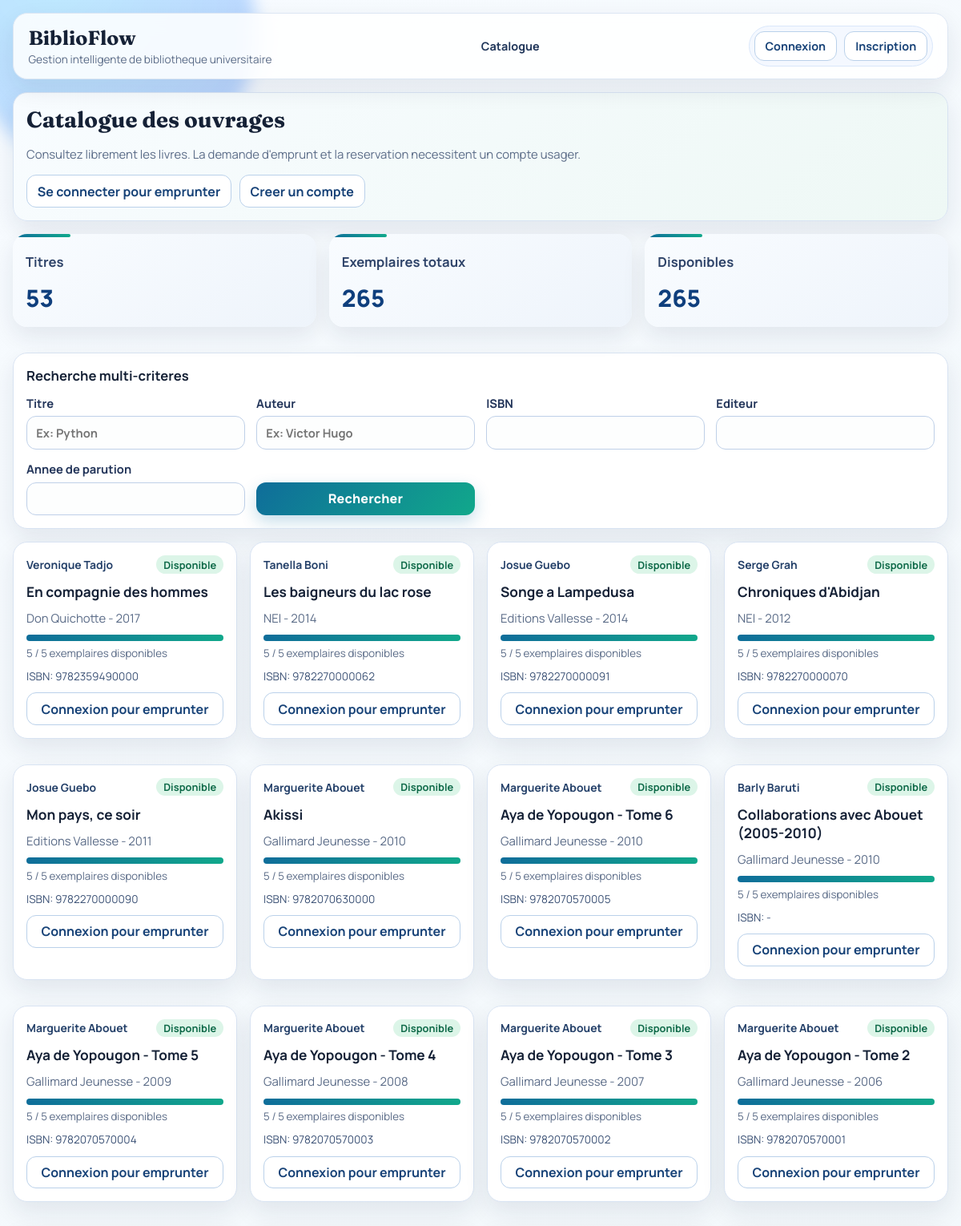
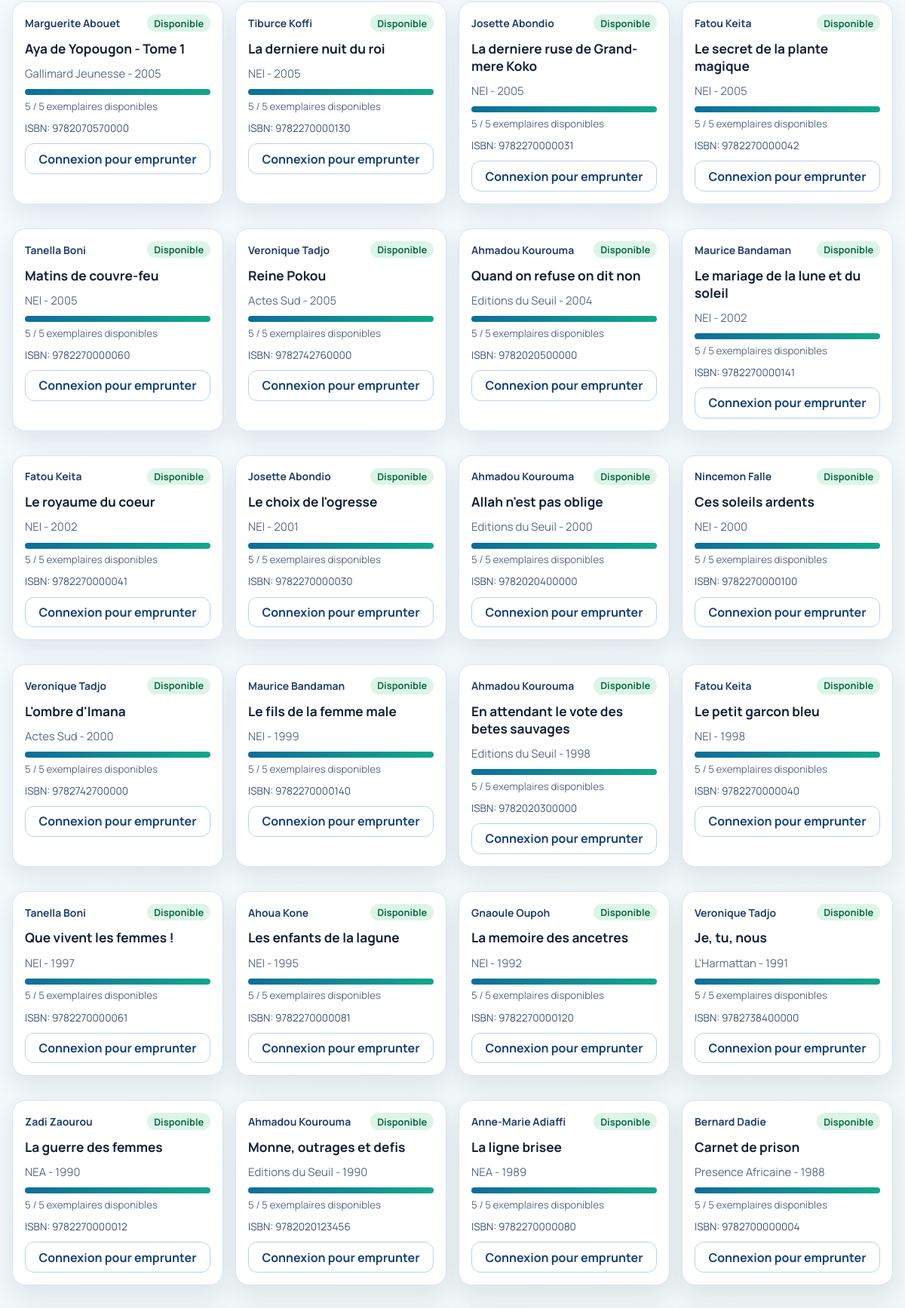
/catalog (upper part), run on the app's committed database (2 pictures, top to bottom).
### tables this page shows
CREATE TABLE books (
                id INTEGER PRIMARY KEY AUTOINCREMENT,
                title TEXT NOT NULL,
                author TEXT NOT NULL,
                isbn TEXT UNIQUE,
                total_copies INTEGER NOT NULL CHECK(total_copies >= 0),
                available_copies INTEGER NOT NULL CHECK(available_copies >= 0)
            , publisher TEXT, publication_year INTEGER);

### app.py (the view)
@app.route("/catalog")
def catalog():
    filters = {
        "title": request.args.get("title", "").strip(),
        "author": request.args.get("author", "").strip(),
        "isbn": request.args.get("isbn", "").strip(),
        "publisher": request.args.get("publisher", "").strip(),
        "publication_year": request.args.get("publication_year", "").strip(),
    }
    session_user = get_current_user()
    with get_db_connection() as conn:
        filtered_books = search_books(conn, **filters)
        totals = conn.execute(
            """
            SELECT
                COUNT(*) AS total_titles,
                COALESCE(SUM(total_copies), 0) AS total_copies,
                COALESCE(SUM(available_copies), 0) AS available_copies
            FROM books
            """
        ).fetchone()
    return render_template(
        "catalog.html",
        books=filtered_books,
        filters=filters,
        totals=totals,
        can_borrow=can_request_actions(session_user),
    )

### app.py (called while the page is built)
def get_db_connection() -> sqlite3.Connection:
    conn = sqlite3.connect(DB_PATH)
    conn.row_factory = sqlite3.Row
    conn.execute("PRAGMA foreign_keys = ON")
    return conn

def get_current_user() -> Optional[sqlite3.Row]:
    user_id = session.get("user_id")
    if not user_id:
        return None
    with get_db_connection() as conn:
        sync_user_suspensions(conn)
        return conn.execute("SELECT * FROM users WHERE id = ?", (user_id,)).fetchone()

def can_request_actions(user: Optional[sqlite3.Row]) -> bool:
    return bool(user and user["role"] == "user" and not user["is_suspended"])

@app.context_processor
def inject_user():
    return {"session_user": get_current_user(), "current_year": date.today().year}

### templates/catalog.html (shortened to what this page needs)
{% extends "base.html" %}
{% block content %}
<section class="card hero-card">
    <h2>Catalogue des ouvrages</h2>
    <p class="muted">Consultez librement les livres. La demande d'emprunt et la reservation necessitent un compte usager.</p>
    <div class="quick-links">
        {% if not session_user %}
        <a class="btn-ghost" href="{{ url_for('login', next=url_for('catalog')) }}">Se connecter pour emprunter</a>
        <a class="btn-ghost" href="{{ url_for('register') }}">Creer un compte</a>
        {% elif session_user.role == 'user' %}
        <a class="btn-ghost" href="{{ url_for('user_dashboard') }}">Voir mon dashboard</a>
        {% else %}
        <a class="btn-ghost" href="{{ url_for('admin_dashboard') }}">Retour admin</a>
        {% endif %}
    </div>
</section>
<section class="stats-grid">
    <article class="card stat"><h3>Titres</h3><p>{{ totals.total_titles }}</p></article>
    <article class="card stat"><h3>Exemplaires totaux</h3><p>{{ totals.total_copies }}</p></article>
    <article class="card stat"><h3>Disponibles</h3><p>{{ totals.available_copies }}</p></article>
</section>
<section class="card">
    <h3>Recherche multi-criteres</h3>
    <form method="get" class="grid-form">
        <label>Titre
            <input name="title" value="{{ filters.title }}" placeholder="Ex: Python">
        </label>
        <label>Auteur
            <input name="author" value="{{ filters.author }}" placeholder="Ex: Victor Hugo">
        </label>
        <label>ISBN
            <input name="isbn" value="{{ filters.isbn }}">
        </label>
        <label>Editeur
            <input name="publisher" value="{{ filters.publisher }}">
        </label>
        <label>Annee de parution
            <input name="publication_year" value="{{ filters.publication_year }}" inputmode="numeric">
        </label>
        <button type="submit">Rechercher</button>
    </form>
</section>
<section class="books-grid">
    {% for book in books %}
    <article class="book-card reveal-up">
        <div class="book-head">
            <p class="book-meta">{{ book.author }}</p>
            <span class="status-chip {% if book.available_copies > 0 %}status-ok{% else %}status-danger{% endif %}">
                {% if book.available_copies > 0 %}Disponible{% else %}Indisponible{% endif %}
            </span>
        </div>
        <h3>{{ book.title }}</h3>
        <p class="muted">{{ book.publisher or 'Editeur non precise' }}{% if book.publication_year %} - {{ book.publication_year }}{% endif %}</p>
        <div class="book-stock">
            <div class="stock-bar">
                <span style="width: {{ (book.available_copies / book.total_copies * 100) if book.total_copies else 0 }}%"></span>
            </div>
            <small>{{ book.available_copies }} / {{ book.total_copies }} exemplaires disponibles</small>
        </div>
        <p class="book-isbn">ISBN: {{ book.isbn or '-' }}</p>
        {% if session_user and session_user.role == 'user' %}
        <div class="book-actions">
            <form method="post" action="{{ url_for('create_loan_request') }}" class="inline-form">
                <input type="hidden" name="book_id" value="{{ book.id }}">
                <button type="submit" {% if not can_borrow or book.available_copies < 1 %}disabled{% endif %}>Demander</button>
            </form>
            <form method="post" action="{{ url_for('create_reservation') }}" class="inline-form">
                <input type="hidden" name="book_id" value="{{ book.id }}">
                <button type="submit" {% if not can_borrow %}disabled{% endif %}>Reserver</button>
            </form>
        </div>
        {% elif not session_user %}
        <a class="btn-ghost full" href="{{ url_for('login', next=url_for('catalog')) }}">Connexion pour emprunter</a>
        {% endif %}
    </article>
    {% else %}
    <article class="card">
        <p>Aucun ouvrage trouve pour ces filtres.</p>
    </article>
    {% endfor %}
</section>
{% endblock %}

### static/style.css (style rules this page uses)
:root { --bg: #f3f8fb; --surface: #ffffffd9; --surface-solid: #ffffff; --ink: #152136; --muted: #5a6b87; --brand: #0f6d9a; --brand-alt: #11a88b; --line: #d8e3f2; --ok-bg: #def7ec; --ok-ink: #0d7b55; --warn-bg: #fff3df; --warn-ink: #8c6000; --error-bg: #fee2e8; --error-ink: #b42341; --shadow-lg: 0 20px 50px rgba(21, 33, 54, 0.12); --shadow-md: 0 12px 30px rgba(18, 35, 63, 0.09); --radius-lg: 18px; --radius-md: 12px; }
* { box-sizing: border-box; }
body { margin: 0; min-height: 100vh; display: flex; flex-direction: column; font-family: "Manrope", "Segoe UI", Tahoma, sans-serif; color: var(--ink); background: linear-gradient(140deg, #f7fbff 0%, var(--bg) 45%, #ecf5f0 100%); }
h2 { margin: 0 0 1rem; font-family: "Fraunces", Georgia, serif; font-size: clamp(1.5rem, 2.3vw, 2.05rem); }
h3 { margin: 0 0 0.8rem; font-size: 1.04rem; }
.card, .book-card { background: var(--surface-solid); border: 1px solid var(--line); border-radius: var(--radius-lg); box-shadow: var(--shadow-md); margin-bottom: 1rem; }
.card { padding: 1rem; overflow-x: auto; }
.hero-card { background: linear-gradient(135deg, #f8fcff 0%, #eef8f5 100%); }
.muted { margin: 0; color: var(--muted); font-size: 0.93rem; }
.quick-links { margin-top: 1rem; display: flex; gap: 0.6rem; flex-wrap: wrap; }
.stats-grid { display: grid; grid-template-columns: repeat(auto-fit, minmax(170px, 1fr)); gap: 1rem; margin-bottom: 1rem; }
.stat { position: relative; border: none; background: linear-gradient(145deg, #f9fcff, #eef4fb); }
.stat::after { content: ""; position: absolute; top: 0; left: 0; width: 72px; height: 4px; border-radius: 8px; background: linear-gradient(90deg, var(--brand), var(--brand-alt)); }
.stat h3 { margin-top: 0.45rem; color: #2e4369; }
.stat p { margin: 0; font-size: 1.85rem; color: #0f3f7d; font-weight: 800; }
.grid-form { display: grid; grid-template-columns: repeat(auto-fit, minmax(220px, 1fr)); gap: 0.9rem; align-items: end; }
label { display: flex; flex-direction: column; gap: 0.4rem; font-size: 0.92rem; font-weight: 700; color: #223459; }
input, select, button { padding: 0.62rem 0.7rem; border-radius: var(--radius-md); font: inherit; }
input, select { border: 1px solid #bfd0e8; background: #fdfefe; }
button { border: none; background: linear-gradient(130deg, var(--brand), var(--brand-alt)); color: #fff; font-weight: 800; letter-spacing: 0.01em; cursor: pointer; box-shadow: 0 8px 20px rgba(17, 117, 168, 0.24); transition: transform 0.18s ease, box-shadow 0.18s ease; }
a.btn-ghost, .btn-ghost { display: inline-flex; align-items: center; justify-content: center; text-decoration: none; color: #184378; border-radius: 12px; border: 1px solid #bad1ea; background: #ffffff; font-weight: 700; padding: 0.52rem 0.8rem; }
.btn-ghost.full { width: 100%; }
.status-chip { display: inline-flex; align-items: center; border-radius: 999px; padding: 0.14rem 0.55rem; font-size: 0.8rem; font-weight: 700; background: #e8f0fb; color: #20406e; }
.status-ok { background: #dcf5e8; color: #0f6a49; }
.books-grid { display: grid; grid-template-columns: repeat(auto-fill, minmax(260px, 1fr)); gap: 1rem; }
.book-card { padding: 1rem; display: flex; flex-direction: column; gap: 0.7rem; transition: transform 0.2s ease, box-shadow 0.2s ease; }
.book-head { display: flex; align-items: center; justify-content: space-between; gap: 0.5rem; }
.book-meta { margin: 0; color: #244069; font-size: 0.87rem; font-weight: 700; }
.book-card h3 { margin: 0; font-size: 1.08rem; }
.book-stock { display: grid; gap: 0.35rem; }
.book-stock small { color: var(--muted); }
.stock-bar { height: 8px; border-radius: 999px; background: #e9eef8; overflow: hidden; }
.stock-bar span { display: block; height: 100%; background: linear-gradient(120deg, var(--brand), var(--brand-alt)); }
.book-isbn { margin: 0; color: #3c5276; font-size: 0.85rem; }
.reveal-up { opacity: 0; transform: translateY(10px); animation: revealUp 0.45s ease forwards; }
.reveal-up:nth-child(2n) { animation-delay: 0.04s; }
.reveal-up:nth-child(3n) { animation-delay: 0.08s; }

### data on the page
books: author "Veronique Tadjo", shows "Disponible", title "En compagnie des hommes", publisher "Don Quichotte", publication_year "2017", available_copies "5", total_copies "5", isbn "9782359490000"
books: author "Tanella Boni", shows "Disponible", title "Les baigneurs du lac rose", publisher "NEI", publication_year "2014", available_copies "5", total_copies "5", isbn "9782270000062"
books: author "Josue Guebo", shows "Disponible", title "Songe a Lampedusa", publisher "Editions Vallesse", publication_year "2014", available_copies "5", total_copies "5", isbn "9782270000091"
books: author "Serge Grah", shows "Disponible", title "Chroniques d'Abidjan", publisher "NEI", publication_year "2012", available_copies "5", total_copies "5", isbn "9782270000070"
books: author "Josue Guebo", shows "Disponible", title "Mon pays, ce soir", publisher "Editions Vallesse", publication_year "2011", available_copies "5", total_copies "5", isbn "9782270000090"
books: author "Marguerite Abouet", shows "Disponible", title "Akissi", publisher "Gallimard Jeunesse", publication_year "2010", available_copies "5", total_copies "5", isbn "9782070630000"
books: author "Marguerite Abouet", shows "Disponible", title "Aya de Yopougon - Tome 6", publisher "Gallimard Jeunesse", publication_year "2010", available_copies "5", total_copies "5", isbn "9782070570005"
books: author "Barly Baruti", shows "Disponible", title "Collaborations avec Abouet (2005-2010)", publisher "Gallimard Jeunesse", publication_year "2010", available_copies "5", total_copies "5", isbn "-"
books: author "Marguerite Abouet", shows "Disponible", title "Aya de Yopougon - Tome 5", publisher "Gallimard Jeunesse", publication_year "2009", available_copies "5", total_copies "5", isbn "9782070570004"
books: author "Marguerite Abouet", shows "Disponible", title "Aya de Yopougon - Tome 4", publisher "Gallimard Jeunesse", publication_year "2008", available_copies "5", total_copies "5", isbn "9782070570003"
books: author "Marguerite Abouet", shows "Disponible", title "Aya de Yopougon - Tome 3", publisher "Gallimard Jeunesse", publication_year "2007", available_copies "5", total_copies "5", isbn "9782070570002"
books: author "Marguerite Abouet", shows "Disponible", title "Aya de Yopougon - Tome 2", publisher "Gallimard Jeunesse", publication_year "2006", available_copies "5", total_copies "5", isbn "9782070570001"
books: author "Marguerite Abouet", shows "Disponible", title "Aya de Yopougon - Tome 1", publisher "Gallimard Jeunesse", publication_year "2005", available_copies "5", total_copies "5", isbn "9782070570000"
books: author "Tiburce Koffi", shows "Disponible", title "La derniere nuit du roi", publisher "NEI", publication_year "2005", available_copies "5", total_copies "5", isbn "9782270000130"
books: author "Josette Abondio", shows "Disponible", title "La derniere ruse de Grand-mere Koko", publisher "NEI", publication_year "2005", available_copies "5", total_copies "5", isbn "9782270000031"
books: author "Fatou Keita", shows "Disponible", title "Le secret de la plante magique", publisher "NEI", publication_year "2005", available_copies "5", total_copies "5", isbn "9782270000042"
books: author "Tanella Boni", shows "Disponible", title "Matins de couvre-feu", publisher "NEI", publication_year "2005", available_copies "5", total_copies "5", isbn "9782270000060"
books: author "Veronique Tadjo", shows "Disponible", title "Reine Pokou", publisher "Actes Sud", publication_year "2005", available_copies "5", total_copies "5", isbn "9782742760000"
books: author "Ahmadou Kourouma", shows "Disponible", title "Quand on refuse on dit non", publisher "Editions du Seuil", publication_year "2004", available_copies "5", total_copies "5", isbn "9782020500000"
books: author "Maurice Bandaman", shows "Disponible", title "Le mariage de la lune et du soleil", publisher "NEI", publication_year "2002", available_copies "5", total_copies "5", isbn "9782270000141"
books: author "Fatou Keita", shows "Disponible", title "Le royaume du coeur", publisher "NEI", publication_year "2002", available_copies "5", total_copies "5", isbn "9782270000041"
books: author "Josette Abondio", shows "Disponible", title "Le choix de l'ogresse", publisher "NEI", publication_year "2001", available_copies "5", total_copies "5", isbn "9782270000030"
books: author "Ahmadou Kourouma", shows "Disponible", title "Allah n'est pas oblige", publisher "Editions du Seuil", publication_year "2000", available_copies "5", total_copies "5", isbn "9782020400000"
books: author "Nincemon Falle", shows "Disponible", title "Ces soleils ardents", publisher "NEI", publication_year "2000", available_copies "5", total_copies "5", isbn "9782270000100"
books: author "Veronique Tadjo", shows "Disponible", title "L'ombre d'Imana", publisher "Actes Sud", publication_year "2000", available_copies "5", total_copies "5", isbn "9782742700000"
books: author "Maurice Bandaman", shows "Disponible", title "Le fils de la femme male", publisher "NEI", publication_year "1999", available_copies "5", total_copies "5", isbn "9782270000140"
books: author "Ahmadou Kourouma", shows "Disponible", title "En attendant le vote des betes sauvages", publisher "Editions du Seuil", publication_year "1998", available_copies "5", total_copies "5", isbn "9782020300000"
books: author "Fatou Keita", shows "Disponible", title "Le petit garcon bleu", publisher "NEI", publication_year "1998", available_copies "5", total_copies "5", isbn "9782270000040"
books: author "Tanella Boni", shows "Disponible", title "Que vivent les femmes !", publisher "NEI", publication_year "1997", available_copies "5", total_copies "5", isbn "9782270000061"
books: author "Ahoua Kone", shows "Disponible", title "Les enfants de la lagune", publisher "NEI", publication_year "1995", available_copies "5", total_copies "5", isbn "9782270000081"
books: author "Gnaoule Oupoh", shows "Disponible", title "La memoire des ancetres", publisher "NEI", publication_year "1992", available_copies "5", total_copies "5", isbn "9782270000120"
books: author "Veronique Tadjo", shows "Disponible", title "Je, tu, nous", publisher "L'Harmattan", publication_year "1991", available_copies "5", total_copies "5", isbn "9782738400000"
books: author "Zadi Zaourou", shows "Disponible", title "La guerre des femmes", publisher "NEA", publication_year "1990", available_copies "5", total_copies "5", isbn "9782270000012"
books: author "Ahmadou Kourouma", shows "Disponible", title "Monne, outrages et defis", publisher "Editions du Seuil", publication_year "1990", available_copies "5", total_copies "5", isbn "9782020123456"
books: author "Anne-Marie Adiaffi", shows "Disponible", title "La ligne brisee", publisher "NEA", publication_year "1989", available_copies "5", total_copies "5", isbn "9782270000080"
books: author "Bernard Dadie", shows "Disponible", title "Carnet de prison", publisher "Presence Africaine", publication_year "1988", available_copies "5", total_copies "5", isbn "9782700000004"

### other printed values
{{ totals.total_titles }} "53"
{{ totals.total_copies }} "265"
{{ totals.available_copies }} "265"
